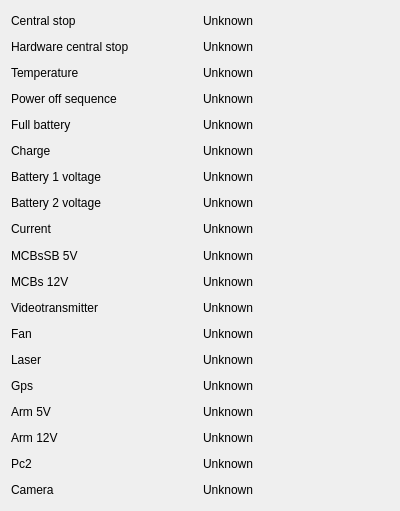
<?xml version="1.0" encoding="UTF-8"?>
<ui version="4.0">
 <class>MainBoardStatus</class>
 <widget class="QWidget" name="MainBoardStatus">
  <property name="geometry">
   <rect>
    <x>0</x>
    <y>0</y>
    <width>400</width>
    <height>511</height>
   </rect>
  </property>
  <property name="windowTitle">
   <string>Form</string>
  </property>
  <layout class="QHBoxLayout" name="horizontalLayout_2">
   <item>
    <layout class="QVBoxLayout" name="verticalLayout">
     <item>
      <widget class="QLabel" name="centralStopTitle">
       <property name="text">
        <string>Central stop</string>
       </property>
      </widget>
     </item>
     <item>
      <widget class="QLabel" name="hardwareCentralStopTitle">
       <property name="text">
        <string>Hardware central stop</string>
       </property>
      </widget>
     </item>
     <item>
      <widget class="QLabel" name="temperatureTitle">
       <property name="text">
        <string>Temperature</string>
       </property>
      </widget>
     </item>
     <item>
      <widget class="QLabel" name="powerOffSequenceTitle">
       <property name="text">
        <string>Power off sequence</string>
       </property>
      </widget>
     </item>
     <item>
      <widget class="QLabel" name="fullBatteryTitle">
       <property name="text">
        <string>Full battery</string>
       </property>
      </widget>
     </item>
     <item>
      <widget class="QLabel" name="chargeTitle">
       <property name="text">
        <string>Charge</string>
       </property>
      </widget>
     </item>
     <item>
      <widget class="QLabel" name="battery1VoltageTitle">
       <property name="text">
        <string>Battery 1 voltage</string>
       </property>
      </widget>
     </item>
     <item>
      <widget class="QLabel" name="battery2VoltageTitle">
       <property name="text">
        <string>Battery 2 voltage</string>
       </property>
      </widget>
     </item>
     <item>
      <widget class="QLabel" name="currentTitle">
       <property name="text">
        <string>Current</string>
       </property>
      </widget>
     </item>
     <item>
      <widget class="QLabel" name="MCBsSBTitle">
       <property name="text">
        <string>MCBsSB 5V</string>
       </property>
      </widget>
     </item>
     <item>
      <widget class="QLabel" name="MCBs12vTitle">
       <property name="text">
        <string>MCBs 12V</string>
       </property>
      </widget>
     </item>
     <item>
      <widget class="QLabel" name="videoTranspitterTitle">
       <property name="text">
        <string>Videotransmitter</string>
       </property>
      </widget>
     </item>
     <item>
      <widget class="QLabel" name="fanTitle">
       <property name="text">
        <string>Fan</string>
       </property>
      </widget>
     </item>
     <item>
      <widget class="QLabel" name="laserTitle">
       <property name="text">
        <string>Laser</string>
       </property>
      </widget>
     </item>
     <item>
      <widget class="QLabel" name="gpsTitle">
       <property name="text">
        <string>Gps</string>
       </property>
      </widget>
     </item>
     <item>
      <widget class="QLabel" name="arm5vTitle">
       <property name="text">
        <string>Arm 5V</string>
       </property>
      </widget>
     </item>
     <item>
      <widget class="QLabel" name="arm12vTitle">
       <property name="text">
        <string>Arm 12V</string>
       </property>
      </widget>
     </item>
     <item>
      <widget class="QLabel" name="pc2Title">
       <property name="text">
        <string>Pc2</string>
       </property>
      </widget>
     </item>
     <item>
      <widget class="QLabel" name="cameraTitle">
       <property name="text">
        <string>Camera</string>
       </property>
      </widget>
     </item>
    </layout>
   </item>
   <item>
    <layout class="QVBoxLayout" name="verticalLayout_2">
     <item>
      <widget class="QLabel" name="centralStopValue">
       <property name="text">
        <string>Unknown</string>
       </property>
      </widget>
     </item>
     <item>
      <widget class="QLabel" name="hardwareCentralStopValue">
       <property name="text">
        <string>Unknown</string>
       </property>
      </widget>
     </item>
     <item>
      <widget class="QLabel" name="temperatureValue">
       <property name="text">
        <string>Unknown</string>
       </property>
      </widget>
     </item>
     <item>
      <widget class="QLabel" name="powerOffsequenceValue">
       <property name="text">
        <string>Unknown</string>
       </property>
      </widget>
     </item>
     <item>
      <widget class="QLabel" name="fullBatteryValue">
       <property name="text">
        <string>Unknown</string>
       </property>
      </widget>
     </item>
     <item>
      <widget class="QLabel" name="chargeValue">
       <property name="text">
        <string>Unknown</string>
       </property>
      </widget>
     </item>
     <item>
      <widget class="QLabel" name="battery1VoltageValue">
       <property name="text">
        <string>Unknown</string>
       </property>
      </widget>
     </item>
     <item>
      <widget class="QLabel" name="battery2VoltageValue">
       <property name="text">
        <string>Unknown</string>
       </property>
      </widget>
     </item>
     <item>
      <widget class="QLabel" name="currentValue">
       <property name="text">
        <string>Unknown</string>
       </property>
      </widget>
     </item>
     <item>
      <widget class="QLabel" name="MCBsSB5vValue">
       <property name="text">
        <string>Unknown</string>
       </property>
      </widget>
     </item>
     <item>
      <widget class="QLabel" name="MCBs12vValue">
       <property name="text">
        <string>Unknown</string>
       </property>
      </widget>
     </item>
     <item>
      <widget class="QLabel" name="videoTransmitterValue">
       <property name="text">
        <string>Unknown</string>
       </property>
      </widget>
     </item>
     <item>
      <widget class="QLabel" name="fanValue">
       <property name="text">
        <string>Unknown</string>
       </property>
      </widget>
     </item>
     <item>
      <widget class="QLabel" name="laserValue">
       <property name="text">
        <string>Unknown</string>
       </property>
      </widget>
     </item>
     <item>
      <widget class="QLabel" name="gpsValue">
       <property name="text">
        <string>Unknown</string>
       </property>
      </widget>
     </item>
     <item>
      <widget class="QLabel" name="arm5vValue">
       <property name="text">
        <string>Unknown</string>
       </property>
      </widget>
     </item>
     <item>
      <widget class="QLabel" name="arm12vValue">
       <property name="text">
        <string>Unknown</string>
       </property>
      </widget>
     </item>
     <item>
      <widget class="QLabel" name="pc2Value">
       <property name="text">
        <string>Unknown</string>
       </property>
      </widget>
     </item>
     <item>
      <widget class="QLabel" name="cameraValue">
       <property name="text">
        <string>Unknown</string>
       </property>
      </widget>
     </item>
    </layout>
   </item>
  </layout>
 </widget>
 <resources/>
 <connections/>
</ui>
